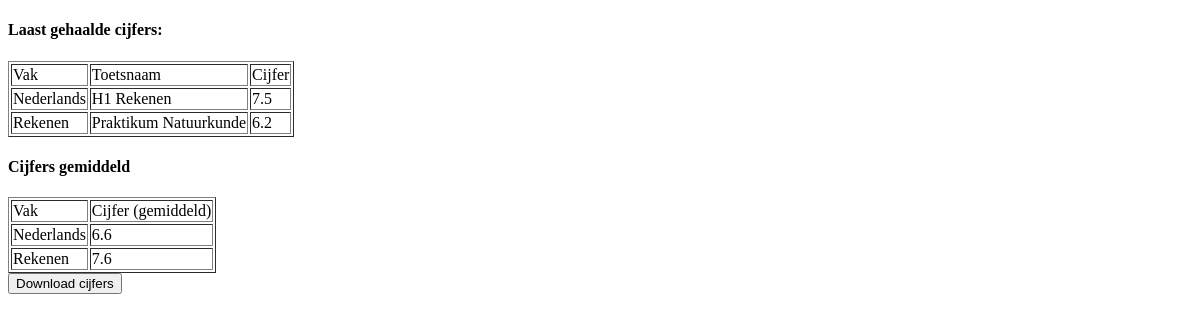
/student.php?id=03ccb0ef-6eeb-4c63-939b-25b2aa77e734, run on an earlier commit of the app's database.
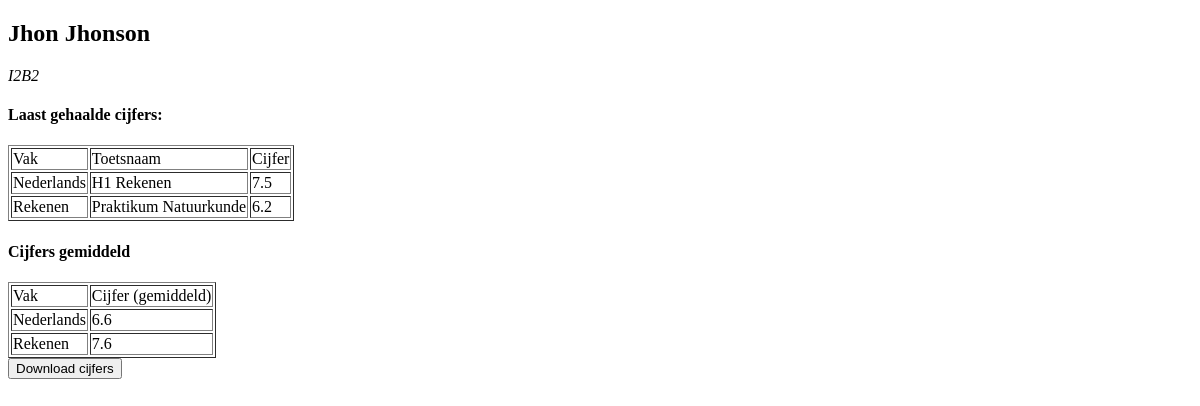
And on a later commit of the database.
### tables this page shows
CREATE TABLE `studenten` (
  `StudentID` char(36) NOT NULL,
  `StudentUUID` char(36) NOT NULL,
  `Voornaam` varchar(64) NOT NULL,
  `Achternaam` varchar(128) NOT NULL,
  `Klas_ID` int(11) NOT NULL
);

CREATE TABLE `vakken` (
  `VakID` int(11) NOT NULL,
  `VakNaam` varchar(128) NOT NULL
);

CREATE TABLE `cijfer` (
  `CijferID` int(11) NOT NULL,
  `Vak_ID` int(11) NOT NULL,
  `Naam_Toets` varchar(255) NOT NULL,
  `Cijfer` float NOT NULL,
  `Periode_ID` int(11) NOT NULL,
  `Student_ID` char(36) NOT NULL
);

CREATE TABLE `klassen` (
  `KlasID` int(11) NOT NULL,
  `KlasNaam` varchar(64) NOT NULL
);

### php/average.php (called while the page is built, shortened)
<?php
  function calculateAvgClass($id, $vakId)
  {
    require "config.inc.php";
    $query = "SELECT DISTINCT cijfer FROM cijfer, studenten WHERE klas_ID = ".$id." AND Vak_ID = ".$vakId." ";
    $result = mysqli_query($mysqli, $query);
    $totaalcijfer = 0;
    $delen = 0;
    foreach ($result as $rij)
    {
        $totaalcijfer += $rij['cijfer'];
        $delen += 1;
    }
    $uitkomst = $totaalcijfer / $delen;
    return number_format($uitkomst, 1);
  }
 ?>

### student.php (the view, shortened to what this page needs)
<?php
  $uuid = $_GET['id'];
  require "php/config.inc.php";
  require "php/average.php";
 ?>
<!DOCTYPE html>
<html lang="en" dir="ltr">
  <head>
  </head>
  <body>
    <?php
      $sql = "SELECT s.StudentID, s.Voornaam, s.Achternaam, c.Cijfer, k.KlasNaam, v.VakNaam, c.Vak_ID, c.Naam_Toets
      FROM studenten as s, klassen as k, cijfer as c, vakken as v
      WHERE s.StudentID = c.Student_ID AND s.Klas_ID = k.KlasID AND v.VakID = c.Vak_ID AND s.StudentUUID = '$uuid'";
      $result = mysqli_query($mysqli, $sql);
      if (!$result)
      {
        echo "Kon geen resultaten vinden! Probeer het later opnieuw.";
      } else
      {
        $row = mysqli_fetch_array($result);
        ?>
          <h2><?php echo $row['Voornaam']." ".$row['Achternaam'] ?></h2>
          <em><?php echo $row['KlasNaam'] ?></em>
          <h4>Laast gehaalde cijfers:</h4>
          <table border="1">
            <thead>
              <tr>
                <td>Vak</td>
                <td>Toetsnaam</td>
                <td>Cijfer</td>
              </tr>
            </thead>
            <tbody>
              <?php $sqli = "SELECT s.StudentID, s.Voornaam, s.Achternaam, c.Cijfer, k.KlasNaam, v.VakNaam, c.Vak_ID, c.Naam_Toets
              FROM studenten as s, klassen as k, cijfer as c, vakken as v
              WHERE s.StudentID = c.Student_ID AND s.Klas_ID = k.KlasID AND v.VakID = c.Vak_ID AND s.StudentID = 1";
              $rs = mysqli_query($mysqli, $sqli);
              foreach($rs as $rij)
              {
              ?>
              <tr>
                <td><?php echo $rij['VakNaam'] ?></td>
                <td><?php echo $rij['Naam_Toets'] ?></td>
                <td><?php echo $rij['Cijfer'] ?></td>
              </tr>
            <?php } ?>
            </tbody>
          </table>
          <h4>Cijfers gemiddeld</h4>
          <table border="1">
              <thead>
                <tr>
                  <td>Vak</td>
                  <td>Cijfer (gemiddeld)</td>
                </tr>
              </thead>
              <tbody>
                <?php $sqlC = "SELECT s.StudentID, s.Voornaam, s.Achternaam, c.Cijfer, k.KlasNaam, v.VakNaam, c.Vak_ID, c.Naam_Toets
                FROM studenten as s, klassen as k, cijfer as c, vakken as v
                WHERE s.StudentID = c.Student_ID AND s.Klas_ID = k.KlasID AND v.VakID = c.Vak_ID AND s.StudentID = 1  ";
                $resultaat = mysqli_query($mysqli, $sqlC);
                foreach($resultaat as $r)
                {
                 ?>
                <tr>
                  <td><?php echo $r['VakNaam'] ?></td>
                  <td><?php echo calculateAvgClass($r['StudentID'], $r['Vak_ID']); ?></td>
                </tr>
              </tbody>
              <?php } ?>
            </table>
        <?php
      }
     ?>
     <button type="button" id="print_to_pdf" name="button">Download cijfers</button>
  </body>
</html>

What changed in the data, as far as the page shows it:
now on this page (row edited): studenten: Voornaam "Jhon", Achternaam "Jhonson"
now on this page (row unchanged): klassen: KlasNaam "I2B2"
